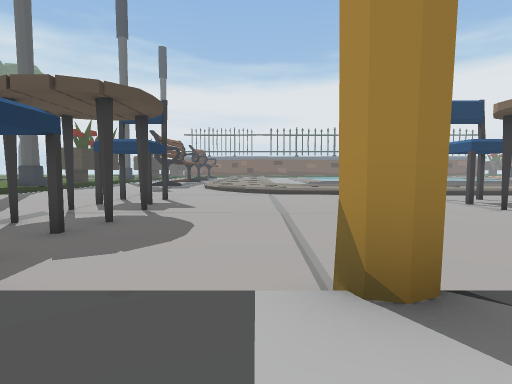
[1] (above)

24 first-person views from a walk through a Unity game level. The camera is 0.64 m above the floor, tilts 4° down and sees 80° across. Doors are open. The floor is counted in squares, 1 m on a side. Each view is taken from the middle of a square. On the plan, view 1 faces up. The plan holds only what a view shows up to about 9 squares ahead; the rest is blank. The place goes on beyond the plan.

[2]
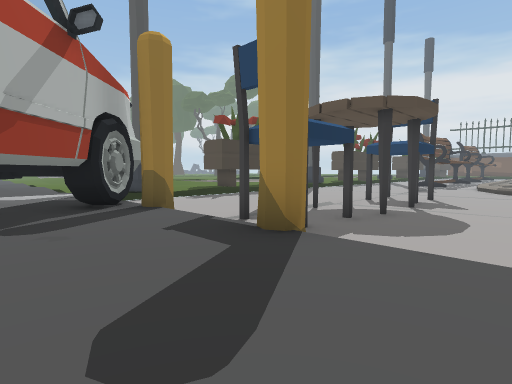

[3]
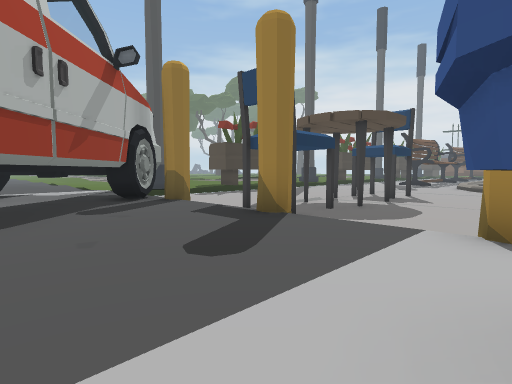

[4]
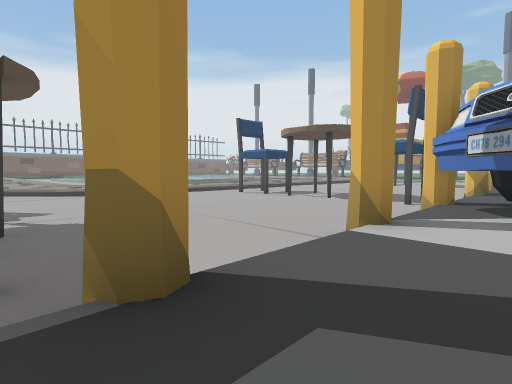

[5]
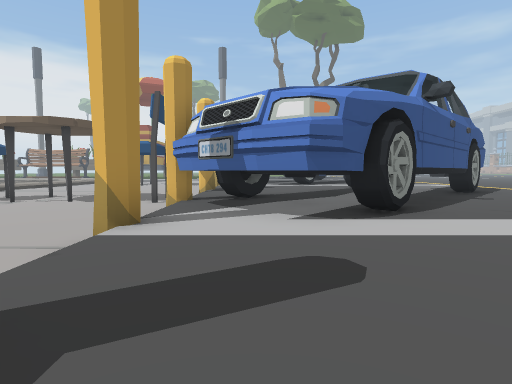

[6]
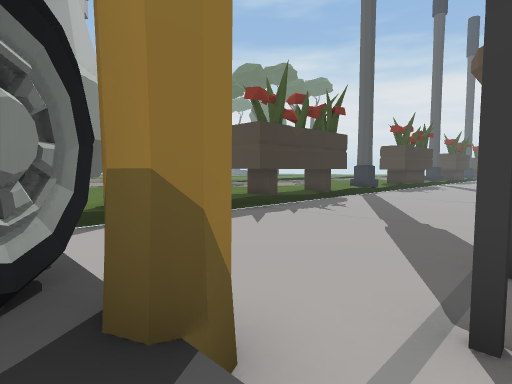

[7]
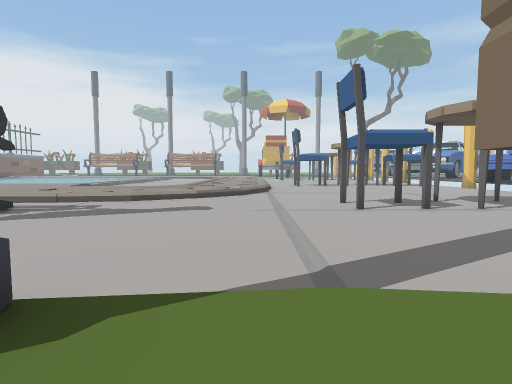

[8]
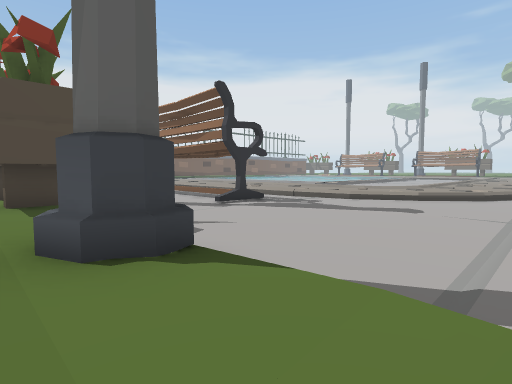

[9]
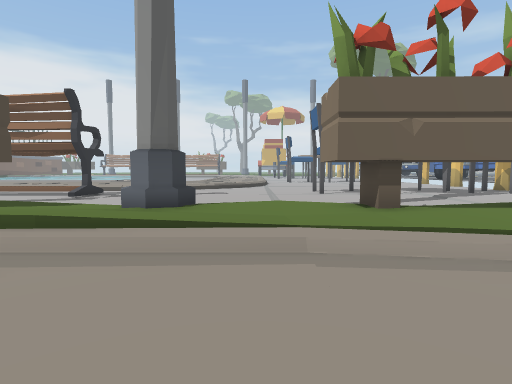

[10]
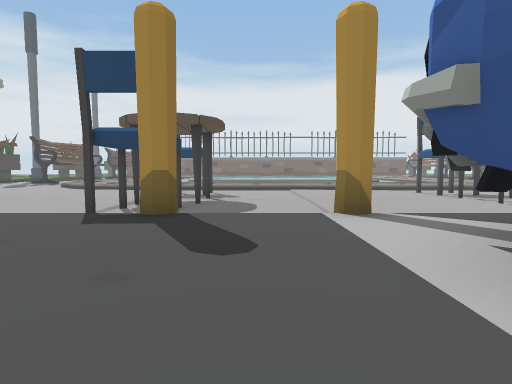

[11]
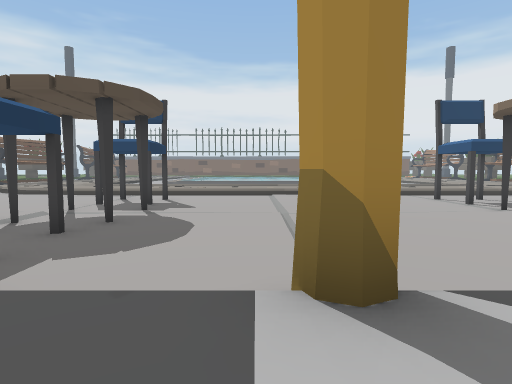

[12]
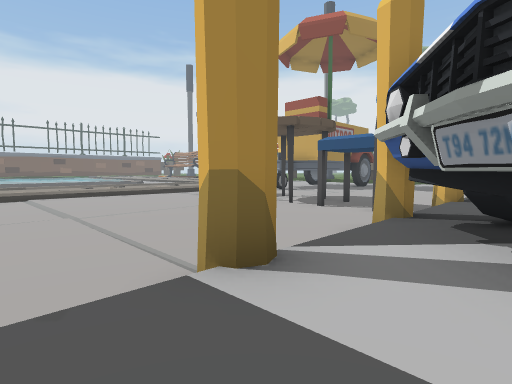

[13]
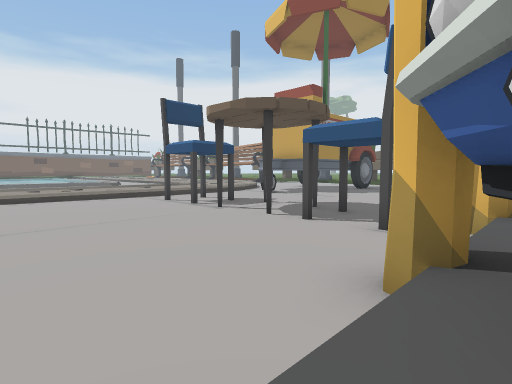

[14]
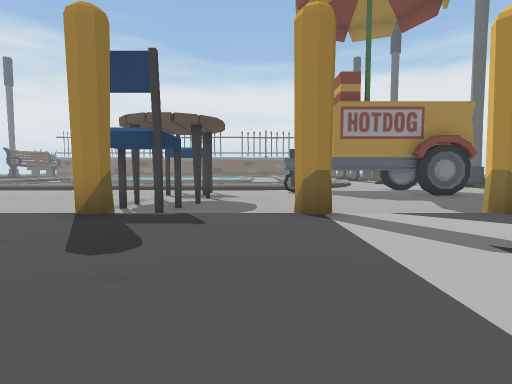

[15]
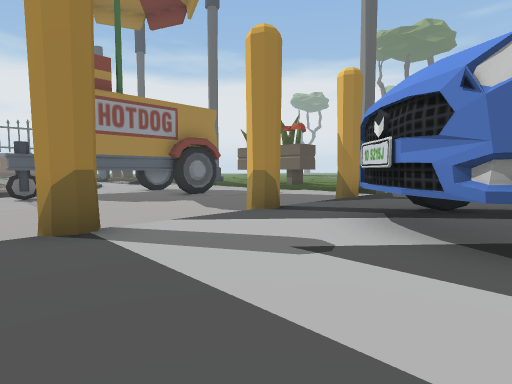

[16]
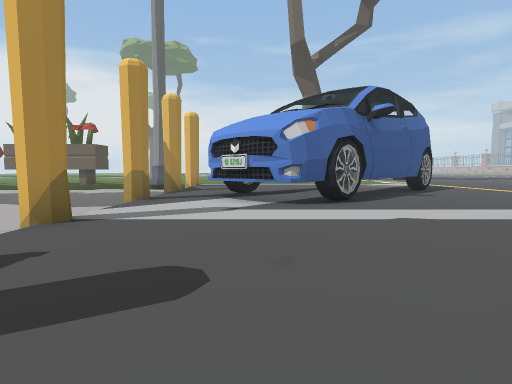

[17]
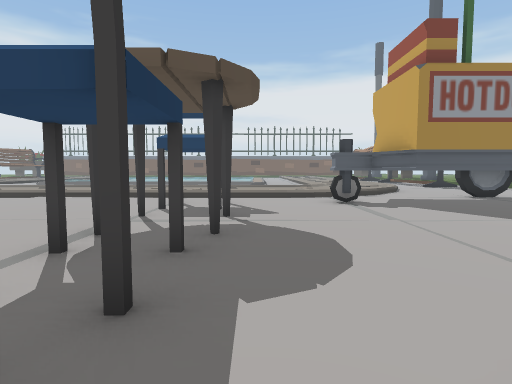

[18]
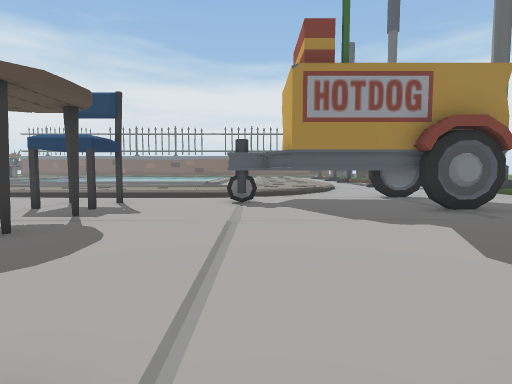

[19]
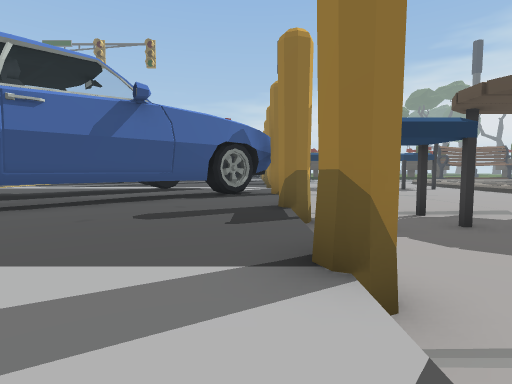

[20]
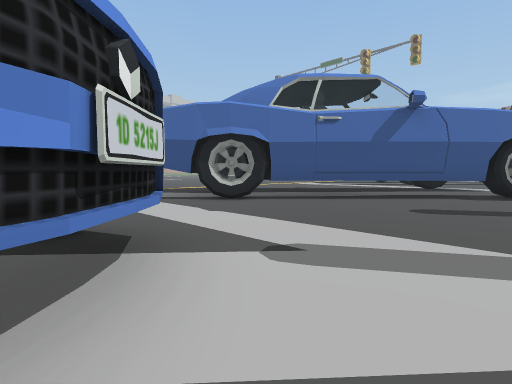

[21]
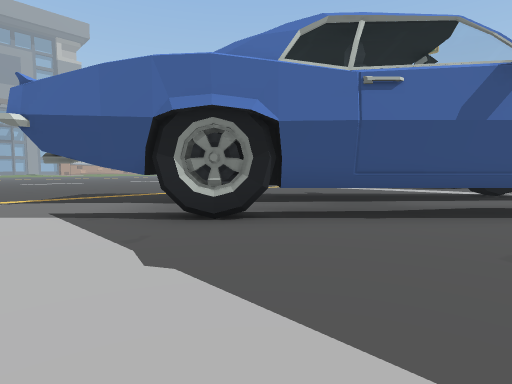

[22]
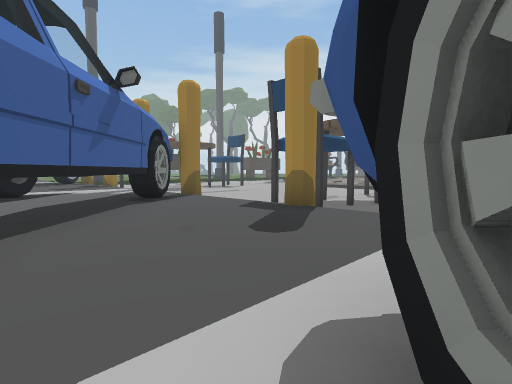

[23]
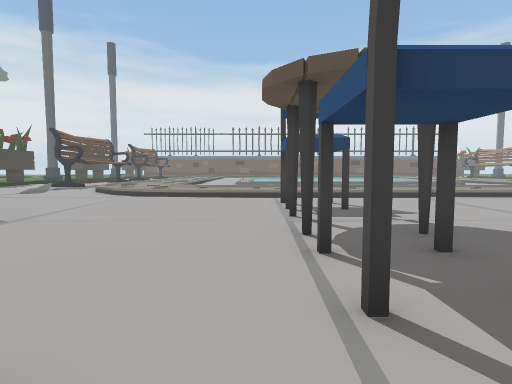

[24]
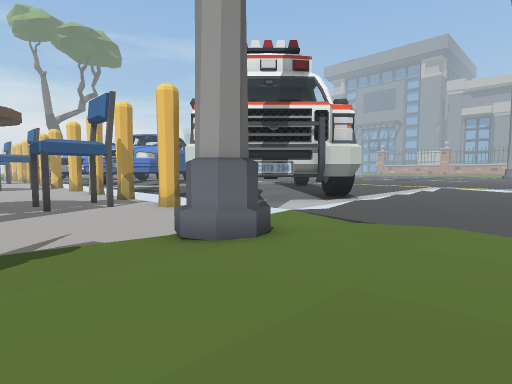

### Floor plan
Key: @ floor where view 1 was taken; # wall or solid block; . main floor; : floor 0.05 m higher than the main floor; - floor 0.05 m lower than the main floor; + floor 0.15 m higher than the main floor; * floor 0.2 m higher than the main floor; % floor 0.25 m higher than the main floor; / step, stairs or slope; = window, fence, low wall or low ledge; ^ raised ledge; C chair; T table; A car; O other object.
Columns run from 15 left of view 1 to 26 right of it. Each row starts with its distance up from view 1.
 19         ..O
 18         ..O./
 17      #  ..O./+
 16     %% ...:-./
 15    //*......./
 14   +/%#.......=/
 13  ++/%#......../+
 12 +++/*%........./           ++
 11  ++/*#.....----          -....
 10   /**#......C---......C---......C---##
  9    +%#.......---.......---.......---.####
  8      #.....CC.--.....CC.--.....CC.--....##
  7      #--...TT..---...TT..---...TT..---....
  6   /%%%....:-........:-........:-........:
  5   %*%%.....TT........TT........TT........
  4   *+%#.....CC........CC........CC........
  3   ***#......C.........C.........C.........
  2   *%**....#.##..#......#..#........#..#..#
  1   %*+*%###%%%%%%%#^#%%%%%%%###%%%%%%%%%%%%
  0    %*+#####%%%%@##^##%%%%%####%%%%%%%%##%%
 -1    +*%######%%%%######%%%%#####%%%%%%A^##%
 -2    %%*%#   ##%%%%##  ##%%%##  ##%%%%%##
 -3    ***%        %%%##  # %%%    ##%%%%%#
 -4    *%%          %%%##           ##%%%%##
 -5                   %%##          ###%%%%##
 -6                    %%#          # ##%%%%#
 -7                     %%             %  %%%
 -8                                   %%   %%
 -9                                  %%%
-10                                  %%%
-11                                   %%

Where each view was taken, in squares from view 1:
view 1: 0 up, 0 right, facing up
view 2: 1 down, 0 right, facing up-left
view 3: 2 down, 1 right, facing up-left
view 4: 0 up, 3 left, facing up-right
view 5: 0 up, 3 left, facing right
view 6: 1 up, 4 left, facing up-left
view 7: 12 up, 11 left, facing right
view 8: 11 up, 11 left, facing up-right
view 9: 12 up, 15 left, facing right
view 10: 3 down, 9 right, facing up
view 11: 0 up, 10 right, facing up
view 12: 0 up, 9 right, facing up-right
view 13: 1 up, 11 right, facing up-right
view 14: 3 down, 19 right, facing up
view 15: 2 down, 19 right, facing up-right
view 16: 1 down, 16 right, facing right
view 17: 1 up, 18 right, facing up
view 18: 1 up, 21 right, facing up
view 19: 1 up, 22 right, facing left
view 20: 1 up, 23 right, facing down-left
view 21: 1 down, 21 right, facing down-left
view 22: 3 down, 11 right, facing up-left
view 23: 1 up, 5 right, facing up
view 24: 6 up, 13 left, facing down-right
